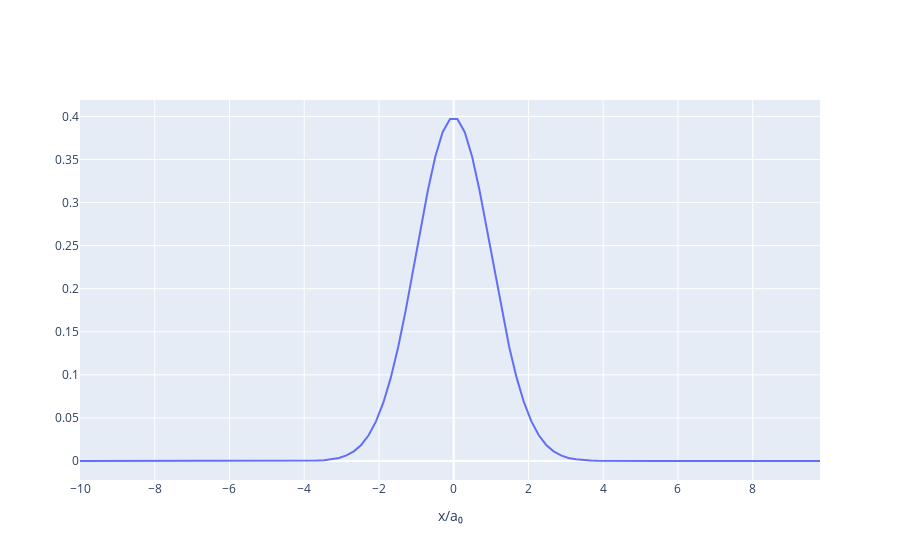

The notebook cell saved with this chart:
### Markdown cell above
Set up a one-dimensional system $x \in [-10,10]$ with an initial Gaussian wave function with a width of $1$.

### Code cell
import comfit as cf
import numpy as np
qm = cf.QuantumMechanics(1,xlim=[-10,10])
qm.conf_initial_condition_Gaussian(position=0,width=1)
qm.plot_field(np.abs(qm.psi)**2)
